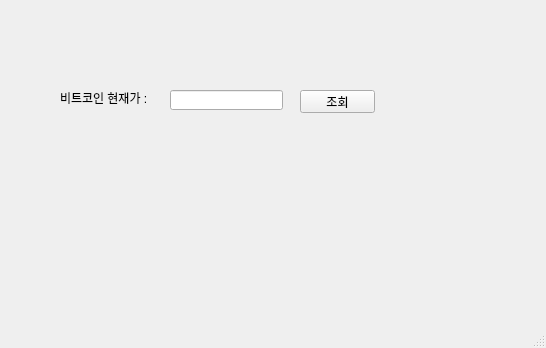
<?xml version="1.0" encoding="UTF-8"?>
<ui version="4.0">
 <class>MainWindow</class>
 <widget class="QMainWindow" name="MainWindow">
  <property name="geometry">
   <rect>
    <x>0</x>
    <y>0</y>
    <width>546</width>
    <height>348</height>
   </rect>
  </property>
  <property name="windowTitle">
   <string>MainWindow</string>
  </property>
  <widget class="QWidget" name="centralwidget">
   <widget class="QPushButton" name="pushButton">
    <property name="geometry">
     <rect>
      <x>300</x>
      <y>90</y>
      <width>75</width>
      <height>23</height>
     </rect>
    </property>
    <property name="text">
     <string>조회</string>
    </property>
   </widget>
   <widget class="QLabel" name="label">
    <property name="geometry">
     <rect>
      <x>60</x>
      <y>90</y>
      <width>101</width>
      <height>16</height>
     </rect>
    </property>
    <property name="text">
     <string>비트코인 현재가 :</string>
    </property>
   </widget>
   <widget class="QLineEdit" name="lineEdit">
    <property name="geometry">
     <rect>
      <x>170</x>
      <y>90</y>
      <width>113</width>
      <height>20</height>
     </rect>
    </property>
   </widget>
  </widget>
  <widget class="QMenuBar" name="menubar">
   <property name="geometry">
    <rect>
     <x>0</x>
     <y>0</y>
     <width>546</width>
     <height>21</height>
    </rect>
   </property>
  </widget>
  <widget class="QStatusBar" name="statusbar"/>
 </widget>
 <resources/>
 <connections/>
</ui>
